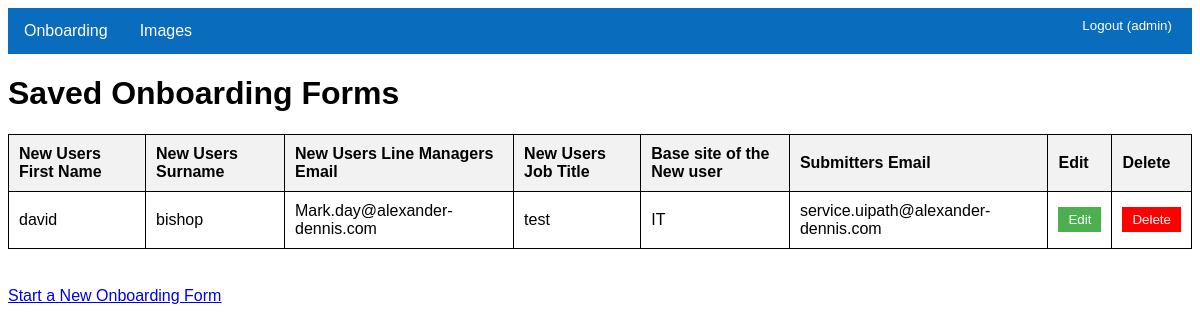
The page /onboarding/list/ (signed in) on the database its author committed.
### onboarding/models.py (models this page shows, shortened)
class OnboardingForm(models.Model):
    first_name = models.CharField(max_length=100)
    surname = models.CharField(max_length=100)
    manager_email = models.EmailField()
    job_title = models.CharField(max_length=100)
    department = models.ForeignKey(Department, on_delete=models.SET_NULL, null=True)  # ForeignKey
    site = models.ForeignKey('Site', on_delete=models.SET_NULL, null=True, blank=True)
    email = models.EmailField()
    need_hardware = models.CharField(max_length=1, choices=[('Y', 'Yes'), ('N', 'No')], default='N')
    need_wfh_hardware = models.CharField(max_length=1, choices=[('Y', 'Yes'), ('N', 'No')], default='N')
    hardware_option = models.ForeignKey('HardwareOption', on_delete=models.SET_NULL, null=True, blank=True)
    invoice_automation = models.CharField(max_length=1, choices=[('Y', 'Yes'), ('N', 'No')], default='N')
    warranty_system = models.CharField(max_length=1, choices=[('Y', 'Yes'), ('N', 'No')], default='N')
    syspro_man = models.CharField(max_length=1, choices=[('Y', 'Yes'), ('N', 'No')], default='N')
    syspro_aft = models.CharField(max_length=1, choices=[('Y', 'Yes'), ('N', 'No')], default='N')
    syspro_int = models.CharField(max_length=1, choices=[('Y', 'Yes'), ('N', 'No')], default='N')
    submitted = models.BooleanField(default=False)
    created_at = models.DateTimeField(auto_now_add=True)
    updated_at = models.DateTimeField(auto_now=True)

class Department(models.Model):
    name = models.CharField(max_length=100)
    def __str__(self):
        return self.name  # Return the department name in string representation

### onboarding/views.py (the view)
# urls.py: path('list/', views.onboarding_list, name='onboarding_list'),
@login_required
def onboarding_list(request):
    forms = OnboardingForm.objects.filter(submitted=False)
    return render(request, 'onboarding/list.html', {'forms': forms})

### onboarding/templates/onboarding/list.html (shortened to what this page needs)
{% extends 'base.html' %}
{% block content %}
    <h1>Saved Onboarding Forms</h1>
    <table>
        <thead>
            <tr>
                <th>New Users First Name</th>
                <th>New Users Surname</th>
                <th>New Users Line Managers Email</th>
                <th>New Users Job Title</th>
                <th>Base site of the New user</th>
                <th>Submitters Email</th>
                <th>Edit</th>
                <th>Delete</th>
            </tr>
        </thead>
        <tbody>
            {% for form in forms %}
            <tr>
                <td>{{ form.first_name }}</td>
                <td>{{ form.surname }}</td>
                <td>{{ form.manager_email }}</td>
                <td>{{ form.job_title }}</td>
                <td>{{ form.department }}</td>
                <td>{{ form.email }}</td>
                <td><a href="{% url 'onboarding_edit' form.id %}"><button>Edit</button></a></td>
                <td>
                    <form method="POST" action="{% url 'onboarding_delete' form.id %}">
                        <button type="submit" style="background-color: red; color: white;">Delete</button>
                    </form>
                </td>
            </tr>
            {% empty %}
            <tr>
                <td colspan="8">No saved forms available.</td>
            </tr>
            {% endfor %}
        </tbody>
    </table>
    <br>
    <a href="{% url 'onboarding_create' %}">Start a New Onboarding Form</a>
{% endblock %}

### onboarding/templates/base.html (shortened to what this page needs)
<!DOCTYPE html>
<html>
<head>
</head>
<body>
    <div class="navbar">
        <div class="dropdown">
            <button class="dropbtn">Onboarding
            </button>
        </div>
        <div class="dropdown">
            <button class="dropbtn">Images
            </button>
        </div>
        <div class="navbar-right">
            {% if user.is_authenticated %}
            <form method="POST" action="{% url 'logout' %}">
                <button type="submit" class="btn btn-link" style="background-color: #0a6cbd; color: white; border: none; padding: 10px 20px; cursor: pointer;">
                    Logout ({{ user.username }})
                </button>
            </form>
            {% else %}
                <a href="{% url 'login' %}">Login</a>
            {% endif %}
        </div>
    </div>
    <div class="content">
        {% block content %}{% endblock %}
    </div>
</body>
</html>

### onboarding/templates/base.html (style rules this page uses)
table { width: 50%; margin: 20px 0; border-collapse: collapse; }
table td { padding: 10px; }
button { padding: 10px 20px; background-color: #4CAF50; color: white; border: none; cursor: pointer; }
body { font-family: Arial, sans-serif; }
.navbar { overflow: hidden; background-color: #0a6cbd; }
.dropdown { float: left; overflow: hidden; }
.dropdown .dropbtn { font-size: 16px; border: none; outline: none; color: white; padding: 14px 16px; background-color: inherit; font-family: inherit; margin: 0; }
.navbar-right { float: right; }

### onboarding/templates/onboarding/list.html (style rules this page uses)
table { width: 100%; border-collapse: collapse; }
table, th, td { border: 1px solid black; }
th, td { padding: 10px; text-align: left; }
th { background-color: #f2f2f2; }
button { padding: 5px 10px; background-color: #4CAF50; color: white; border: none; cursor: pointer; }
form button { padding: 5px 10px; cursor: pointer; border: none; }

### rows shown on the page
OnboardingForm: first_name "david", surname "bishop", manager_email "Mark.day@alexander-dennis.com", job_title "test", department "IT", email "service.uipath@alexander-dennis.com"

### other values the page prints
{{ user.username }} "admin"
